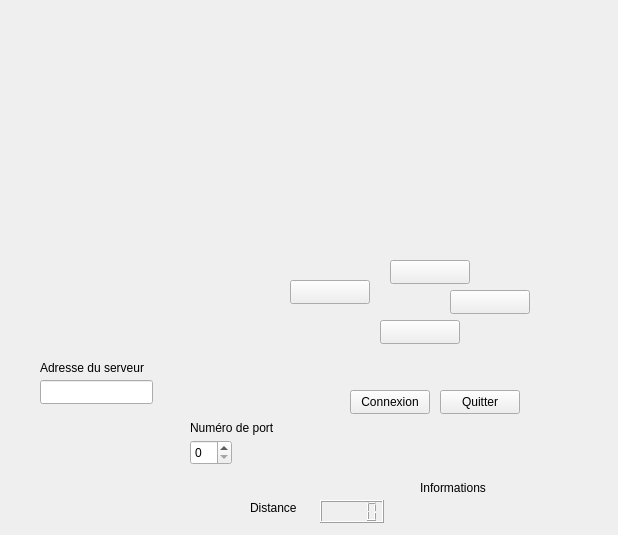
<?xml version="1.0" encoding="UTF-8"?>
<ui version="4.0">
 <class>ClientCrawler</class>
 <widget class="QWidget" name="ClientCrawler">
  <property name="geometry">
   <rect>
    <x>0</x>
    <y>0</y>
    <width>618</width>
    <height>535</height>
   </rect>
  </property>
  <property name="windowTitle">
   <string>Form</string>
  </property>
  <widget class="QLabel" name="labelAdresseServeur">
   <property name="geometry">
    <rect>
     <x>40</x>
     <y>360</y>
     <width>121</width>
     <height>16</height>
    </rect>
   </property>
   <property name="text">
    <string>Adresse du serveur</string>
   </property>
  </widget>
  <widget class="QLabel" name="labelNumeroPort">
   <property name="geometry">
    <rect>
     <x>190</x>
     <y>420</y>
     <width>101</width>
     <height>16</height>
    </rect>
   </property>
   <property name="text">
    <string>Numéro de port</string>
   </property>
  </widget>
  <widget class="QLabel" name="labelDistance">
   <property name="geometry">
    <rect>
     <x>250</x>
     <y>500</y>
     <width>58</width>
     <height>16</height>
    </rect>
   </property>
   <property name="text">
    <string>Distance</string>
   </property>
  </widget>
  <widget class="QLabel" name="labelInformations">
   <property name="geometry">
    <rect>
     <x>420</x>
     <y>480</y>
     <width>81</width>
     <height>16</height>
    </rect>
   </property>
   <property name="text">
    <string>Informations</string>
   </property>
  </widget>
  <widget class="QLCDNumber" name="lcdNumberDistance">
   <property name="geometry">
    <rect>
     <x>320</x>
     <y>500</y>
     <width>64</width>
     <height>23</height>
    </rect>
   </property>
  </widget>
  <widget class="QLineEdit" name="lineEditAdresseServeur">
   <property name="geometry">
    <rect>
     <x>40</x>
     <y>380</y>
     <width>113</width>
     <height>24</height>
    </rect>
   </property>
  </widget>
  <widget class="QSpinBox" name="spinBoxPortServeur">
   <property name="geometry">
    <rect>
     <x>190</x>
     <y>440</y>
     <width>42</width>
     <height>25</height>
    </rect>
   </property>
  </widget>
  <widget class="QPushButton" name="pushButtonLeft">
   <property name="geometry">
    <rect>
     <x>290</x>
     <y>280</y>
     <width>80</width>
     <height>24</height>
    </rect>
   </property>
   <property name="whatsThis">
    <string>&lt;html&gt;&lt;head/&gt;&lt;body&gt;&lt;p&gt;file:///home/USERS/ELEVES/SNIR2020/ntessier/T%C3%A9l%C3%A9chargements/images/arrow_left.png&lt;/p&gt;&lt;p&gt;&lt;br/&gt;&lt;/p&gt;&lt;/body&gt;&lt;/html&gt;</string>
   </property>
   <property name="text">
    <string/>
   </property>
  </widget>
  <widget class="QPushButton" name="pushButtonRight">
   <property name="geometry">
    <rect>
     <x>450</x>
     <y>290</y>
     <width>80</width>
     <height>24</height>
    </rect>
   </property>
   <property name="whatsThis">
    <string>&lt;html&gt;&lt;head/&gt;&lt;body&gt;&lt;p&gt;file:///home/USERS/ELEVES/SNIR2020/ntessier/T%C3%A9l%C3%A9chargements/images/arrow_right.png&lt;/p&gt;&lt;p&gt;&lt;br/&gt;&lt;/p&gt;&lt;/body&gt;&lt;/html&gt;</string>
   </property>
   <property name="text">
    <string/>
   </property>
  </widget>
  <widget class="QPushButton" name="pushButtonUp">
   <property name="geometry">
    <rect>
     <x>390</x>
     <y>260</y>
     <width>80</width>
     <height>24</height>
    </rect>
   </property>
   <property name="whatsThis">
    <string>&lt;html&gt;&lt;head/&gt;&lt;body&gt;&lt;p&gt;file:///home/USERS/ELEVES/SNIR2020/ntessier/T%C3%A9l%C3%A9chargements/images/arrow_up.png&lt;/p&gt;&lt;p&gt;&lt;br/&gt;&lt;/p&gt;&lt;/body&gt;&lt;/html&gt;</string>
   </property>
   <property name="text">
    <string/>
   </property>
  </widget>
  <widget class="QPushButton" name="pushButtonQuitter">
   <property name="geometry">
    <rect>
     <x>440</x>
     <y>390</y>
     <width>80</width>
     <height>24</height>
    </rect>
   </property>
   <property name="text">
    <string>Quitter</string>
   </property>
  </widget>
  <widget class="QPushButton" name="pushButtonDown">
   <property name="geometry">
    <rect>
     <x>380</x>
     <y>320</y>
     <width>80</width>
     <height>24</height>
    </rect>
   </property>
   <property name="whatsThis">
    <string>&lt;html&gt;&lt;head/&gt;&lt;body&gt;&lt;p&gt;file:///home/USERS/ELEVES/SNIR2020/ntessier/T%C3%A9l%C3%A9chargements/images/arrow_down.png&lt;/p&gt;&lt;p&gt;&lt;br/&gt;&lt;/p&gt;&lt;/body&gt;&lt;/html&gt;</string>
   </property>
   <property name="text">
    <string/>
   </property>
  </widget>
  <widget class="QPushButton" name="pushButtonConnexion">
   <property name="geometry">
    <rect>
     <x>350</x>
     <y>390</y>
     <width>80</width>
     <height>24</height>
    </rect>
   </property>
   <property name="text">
    <string>Connexion</string>
   </property>
  </widget>
 </widget>
 <resources/>
 <connections/>
</ui>
